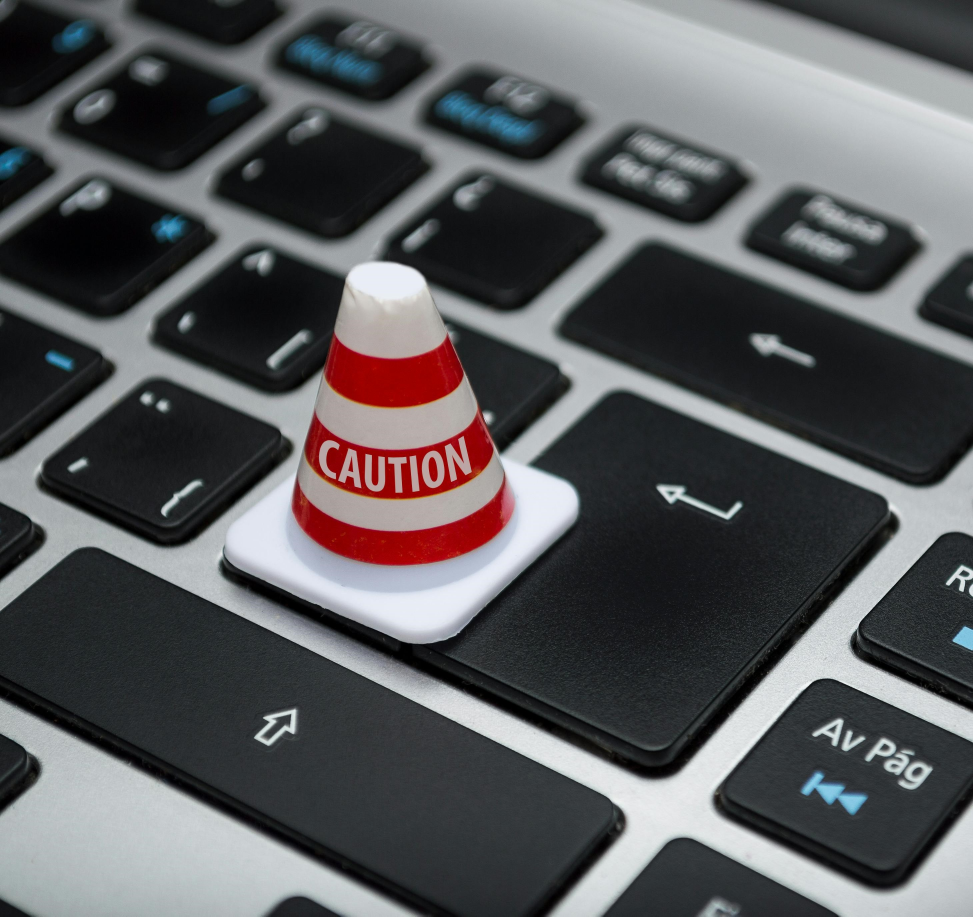
#> input picture client/src/assets/alerts.jpg, 2919 x 2749 px (shown at 1/3 size)
$ python -i general_utils.py   (imports and definitions only)   (older library calls are emulated)
#> lines starting #> are read from the running program, lines starting #| are printed output that depends on the picture
### model/retinex.py
import numpy as np
import cv2

def msrcp(img, sigma_scales=[15, 80, 250], low_per=1, high_per=1):
    # Multi-scale retinex with Color Preservation
    # Int(x,y) = sum(Ic(x,y))/3, c={0...k-1}, k=no.of channels
    # MSR_Int(x,y) = MSR(Int(x,y)), and apply color balance
    # B(x,y) = MAX_VALUE/max(Ic(x,y))
    # A(x,y) = max(B(x,y), MSR_Int(x,y)/Int(x,y))
    # MSRCP = A*I

    # Intensity image (Int)
    int_img = (np.sum(img, axis=2) / img.shape[2]) + 1.0
    # Multi-scale retinex of intensity image (MSR)
    msr_int = msr(int_img, sigma_scales)
    # color balance of MSR
    msr_cb = color_balance(msr_int, low_per, high_per)

    # B = MAX/max(Ic)
    B = 256.0 / (np.max(img, axis=2) + 1.0)
    # BB = stack(B, MSR/Int)
    BB = np.array([B, msr_cb/int_img])
    # A = min(BB)
    A = np.min(BB, axis=0)
    # MSRCP = A*I
    msrcp = np.clip(np.expand_dims(A, 2) * img, 0.0, 255.0)

    return msrcp.astype(np.uint8)


def color_balance(img, low_per, high_per):
    '''Contrast stretch img by histogram equilization with black and white cap'''

    tot_pix = img.shape[1] * img.shape[0]
    # no.of pixels to black-out and white-out
    low_count = tot_pix * low_per / 100
    high_count = tot_pix * (100 - high_per) / 100

    # channels of image
    ch_list = []
    if len(img.shape) == 2:
        ch_list = [img]
    else:
        ch_list = cv2.split(img)

    cs_img = []
    # for each channel, apply contrast-stretch
    for i in range(len(ch_list)):
        ch = ch_list[i]
        # cummulative histogram sum of channel
        cum_hist_sum = np.cumsum(cv2.calcHist([ch], [0], None, [256], (0, 256)))

        # find indices for blacking and whiting out pixels
        li, hi = np.searchsorted(cum_hist_sum, (low_count, high_count))
        if (li == hi):
            cs_img.append(ch)
            continue
        # lut with min-max normalization for [0-255] bins
        lut = np.array([0 if i < li
                        else (255 if i > hi else round((i - li) / (hi - li) * 255))
                        for i in np.arange(0, 256)], dtype = 'uint8')
        # constrast-stretch channel
        cs_ch = cv2.LUT(ch, lut)
        cs_img.append(cs_ch)

    if len(cs_img) == 1:
        return np.squeeze(cs_img)
    elif len(cs_img) > 1:
        return cv2.merge(cs_img)
    return None


def msr(img, sigma_scales=[15, 80, 250]):
    # Multi-scale retinex of an image
    # MSR(x,y) = sum(weight[i]*SSR(x,y, scale[i])), i = {1..n} scales

    msr = np.zeros(img.shape)
    # for each sigma scale compute SSR
    for sigma in sigma_scales:
        msr += ssr(img, sigma)

    # divide MSR by weights of each scale
    # here we use equal weights
    msr = msr / len(sigma_scales)

    # computed MSR could be in range [-k, +l], k and l could be any real value
    # so normalize the MSR image values in range [0, 255]
    msr = cv2.normalize(msr, None, 0, 255, cv2.NORM_MINMAX, dtype=cv2.CV_8UC3)

    return msr


def get_ksize(sigma):
    # opencv calculates ksize from sigma as
    # sigma = 0.3*((ksize-1)*0.5 - 1) + 0.8
    # then ksize from sigma is
    # ksize = ((sigma - 0.8)/0.15) + 2.0

    return int(((sigma - 0.8)/0.15) + 2.0)

def get_gaussian_blur(img, ksize=0, sigma=5):
    # if ksize == 0, then compute ksize from sigma
    if ksize == 0:
        ksize = get_ksize(sigma)

    # Gaussian 2D-kernel can be seperable into 2-orthogonal vectors
    # then compute full kernel by taking outer product or simply mul(V, V.T)
    sep_k = cv2.getGaussianKernel(ksize, sigma)

    # if ksize >= 11, then convolution is computed by applying fourier transform
    return cv2.filter2D(img, -1, np.outer(sep_k, sep_k))

def ssr(img, sigma):
    # Single-scale retinex of an image
    # SSR(x, y) = log(I(x, y)) - log(I(x, y)*F(x, y))
    # F = surrounding function, here Gaussian

    return np.log10(img) - np.log10(get_gaussian_blur(img, ksize=0, sigma=sigma) + 1.0)

### model/general_utils.py
import math
import cv2
import numpy as np
from model.retinex import msrcp


# [195 lines left out: functions isNumber, calculate_central_angle, calculate_reading_angle, resize_image, mask_needle, find_nearest_edges and 5 more, not called in this run]

def adjust_brightness(image, min_brightness=70, max_brightness=180):
    gray = cv2.cvtColor(image, cv2.COLOR_BGR2GRAY)
    brightness = np.mean(gray)

    if brightness < min_brightness:
        ratio = min_brightness / brightness
        adjusted_img = cv2.convertScaleAbs(image, alpha=ratio, beta=0)
    elif brightness > max_brightness:
        ratio = max_brightness / brightness
        adjusted_img = cv2.convertScaleAbs(image, alpha=ratio, beta=0)
    else:
        adjusted_img = image

    return adjusted_img

def apply_clahe(image):
    lab = cv2.cvtColor(image, cv2.COLOR_BGR2LAB)
    l, a, b = cv2.split(lab)
    clahe = cv2.createCLAHE(clipLimit=2.0, tileGridSize=(8, 8))
    l_enhanced = clahe.apply(l)
    lab_enhanced = cv2.merge((l_enhanced, a, b))
    enhanced_image = cv2.cvtColor(lab_enhanced, cv2.COLOR_LAB2BGR)
    return enhanced_image

def sharpen_image(roi):
    if roi.size == 0:
        return roi
    blurred = cv2.GaussianBlur(roi, (0, 0), 3)
    return cv2.addWeighted(roi, 1.5, blurred, -0.5, 0)

def detect_haze(image, threshold=0.2):
    dark_channel = calculate_dark_channel(image)
    avg_dark_intensity = np.mean(dark_channel) / 255.0
    return avg_dark_intensity > threshold

def calculate_dark_channel(image, patch_size=15):
    min_channel = cv2.min(cv2.min(image[:, :, 0], image[:, :, 1]), image[:, :, 2])
    kernel = cv2.getStructuringElement(cv2.MORPH_RECT, (patch_size, patch_size))
    dark_channel = cv2.erode(min_channel, kernel)
    return dark_channel

def dehaze(image):
    return msrcp(image)  # Ensure msrcp is defined in your context

def adjust_gamma(image, gamma=1.0):
    inv_gamma = 1.0 / gamma
    table = np.array([((i / 255.0) ** inv_gamma) * 255 for i in np.arange(256)]).astype("uint8")
    return cv2.LUT(image, table)

def preprocess_image(image):
    if detect_haze(image):
        image = dehaze(image)
    gamma = 1.2
    image = adjust_gamma(image, gamma)
    gray = cv2.cvtColor(image, cv2.COLOR_BGR2GRAY)
    brightness = np.mean(gray)
    if brightness < 70 or brightness > 180:
        image = adjust_brightness(image)
    image = apply_clahe(image)
    image = sharpen_image(image)
    return image

>>> import cv2
>>> picture = cv2.imread('../client/src/assets/alerts.jpg')
#> picture is the input picture: shape (2749, 2919, 3); mean B, G, R 91.6, 89.4, 89
>>> result = preprocess_image(picture)
#> in calculate_dark_channel, `dark_channel = cv2.erode(min_channel, kernel)`:
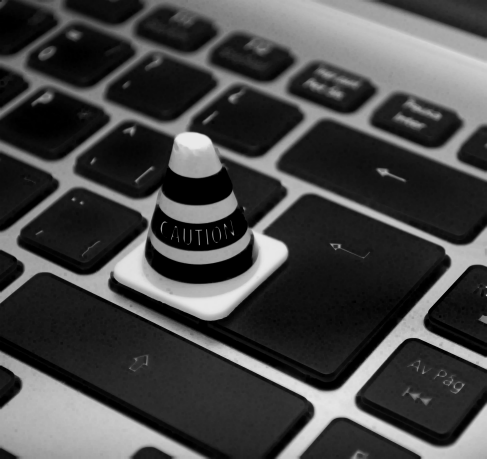
#> dark_channel: shape (2749, 2919) (shown at 1/6 size); min 0, max 233, mean 69.5
#> in detect_haze, `avg_dark_intensity = np.mean(dark_channel) / 255.0`: avg_dark_intensity = 0.273
#> the loop in msr, `for sigma in sigma_scales:` made 3 passes
#> sigma on passes 1 to 3: 15, 80, 250
#> pass 1, in msr, `msr += ssr(img, sigma)`:
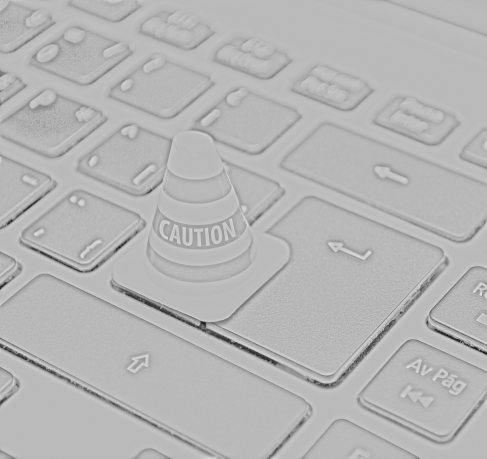
#> msr: shape (2749, 2919) float64 (shown at 1/6 size); min -1.94, max 0.718, mean -0.0454; drawn with min black and max white
#> the loop in color_balance, `for i in range(len(ch_list)):` made 1 pass
#> (li, hi) on pass 1: (103, 228)
#> after the loop in color_balance, `for i in range(len(ch_list)):`: cs_img = 1 item
#> in preprocess_image, `gray = cv2.cvtColor(image, cv2.COLOR_BGR2GRAY)`:
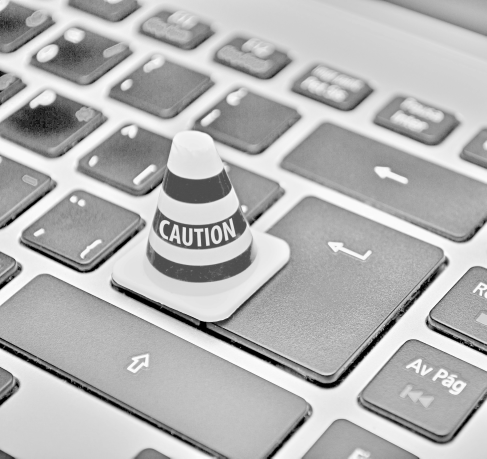
#> gray: shape (2749, 2919) (shown at 1/6 size); min 0, max 254, mean 180.5
#> in preprocess_image, `brightness = np.mean(gray)`: brightness = 180.5
#> in adjust_brightness, `ratio = max_brightness / brightness`: ratio = 0.997
#> in apply_clahe, `l, a, b = cv2.split(lab)`:
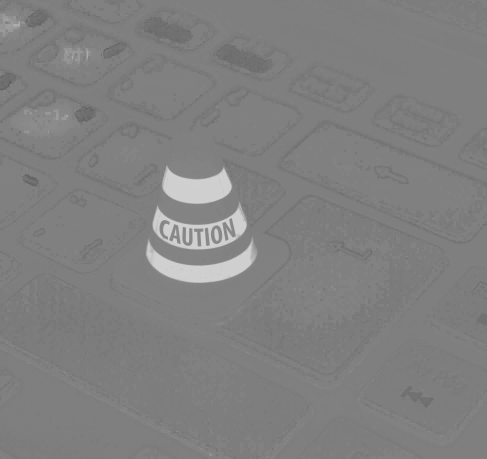
#> a: shape (2749, 2919) (shown at 1/6 size); min 84, max 209, mean 128.1
#> in apply_clahe, `enhanced_image = cv2.cvtColor(lab_enhanced, cv2.COLOR_LAB2BGR)`:
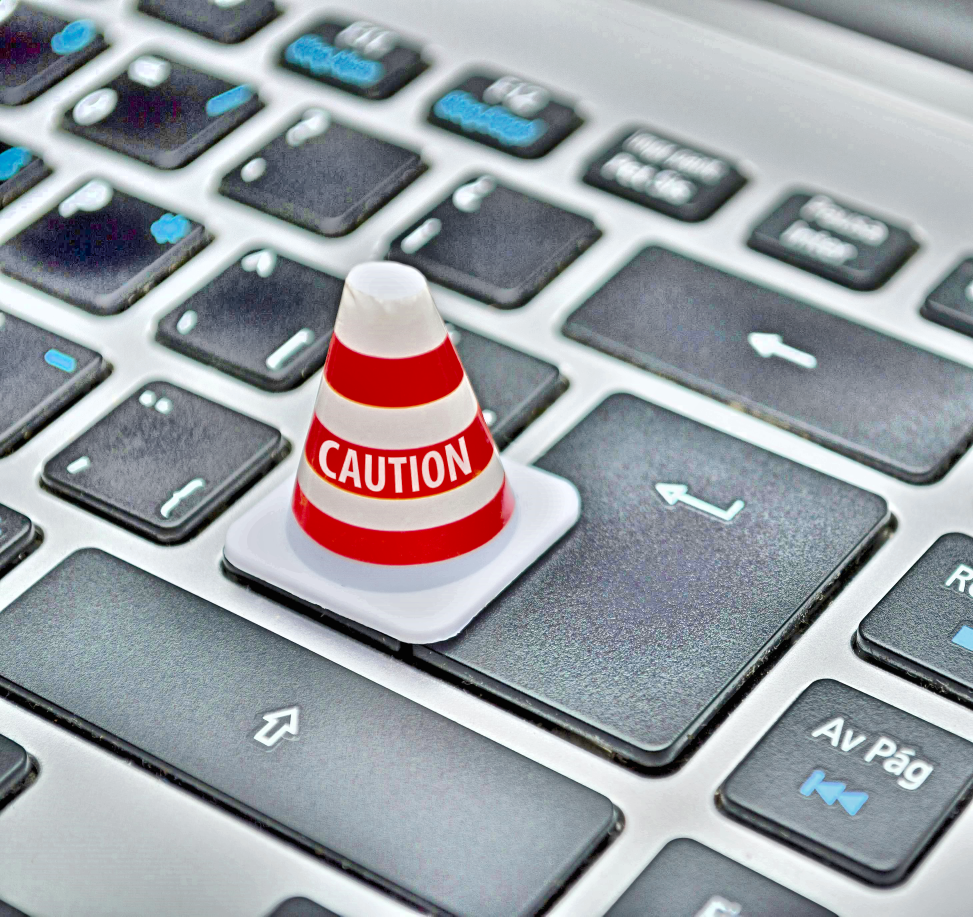
#> enhanced_image: shape (2749, 2919, 3) (shown at 1/3 size); mean B, G, R 163.1, 157.5, 153.3

$ run again, on client/src/assets/monitor.jpg
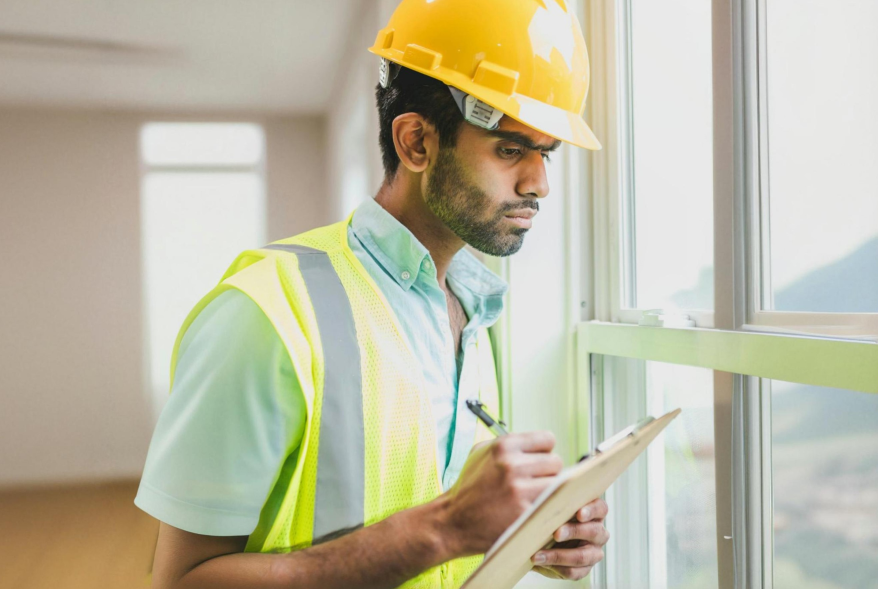
#> input picture client/src/assets/monitor.jpg, 2633 x 1767 px (shown at 1/3 size)
#> picture is the input picture: shape (1767, 2633, 3); mean B, G, R 163.1, 185.7, 189.4
#> avg_dark_intensity = 0.583
#> the loop in msr, `for sigma in sigma_scales:` made 3 passes
#> sigma on passes 1 to 3: 15, 80, 250
#> the loop in color_balance, `for i in range(len(ch_list)):` made 1 pass
#> (li, hi) on pass 1: (122, 217)
#> after the loop in color_balance, `for i in range(len(ch_list)):`: cs_img = 1 item
#> in preprocess_image, `gray = cv2.cvtColor(image, cv2.COLOR_BGR2GRAY)`:
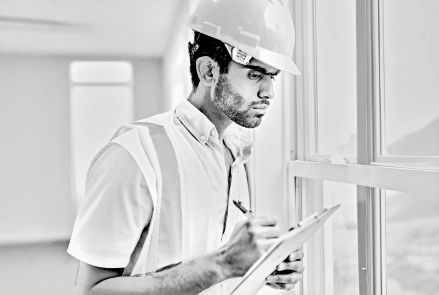
#> gray: shape (1767, 2633) (shown at 1/6 size); min 0, max 254, mean 205.7
#> in preprocess_image, `brightness = np.mean(gray)`: brightness = 205.7
#> ratio = 0.875
#> lab: shape (1767, 2633, 3); mean of channels 0, 1, 2 187.6, 126.8, 139
#> lab_enhanced: shape (1767, 2633, 3); mean of channels 0, 1, 2 175.1, 126.8, 139
#> in apply_clahe, `enhanced_image = cv2.cvtColor(lab_enhanced, cv2.COLOR_LAB2BGR)`:
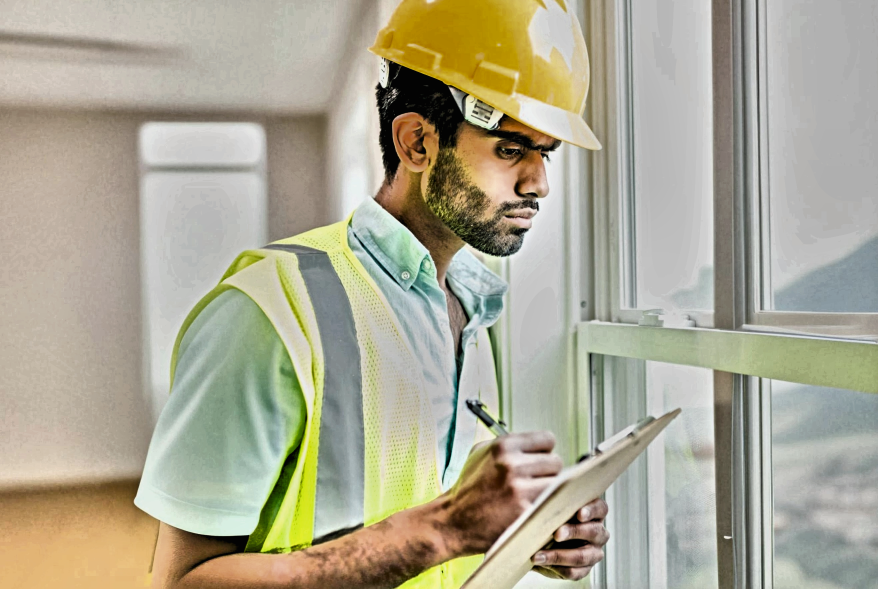
#> enhanced_image: shape (1767, 2633, 3) (shown at 1/3 size); mean B, G, R 148.3, 168.6, 172.5

$ run again, on client/src/assets/CAddSource.png
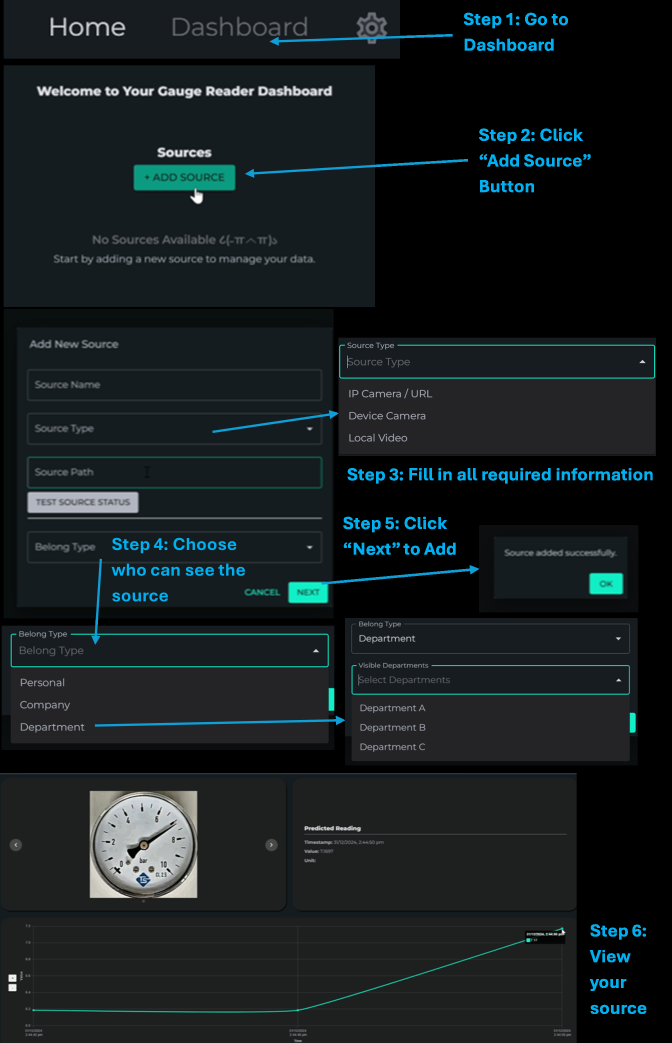
#> input picture client/src/assets/CAddSource.png, 2014 x 3128 px (shown at 1/3 size)
#> picture is the input picture: shape (3128, 2014, 3); mean B, G, R 32, 29.9, 22.7
#> in calculate_dark_channel, `dark_channel = cv2.erode(min_channel, kernel)`:
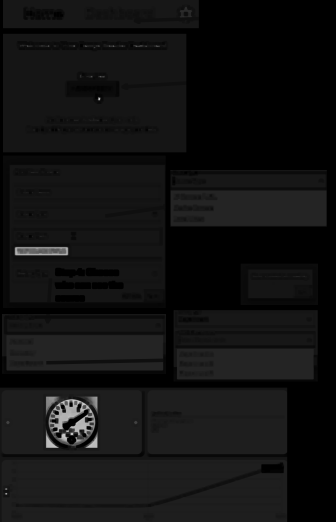
#> dark_channel: shape (3128, 2014) (shown at 1/6 size); min 0, max 253, mean 17.5
#> avg_dark_intensity = 0.0687
#> gamma = 1.2
#> inv_gamma = 0.833
#> table = 256 values from 0 to 255
#> in preprocess_image, `brightness = np.mean(gray)`: brightness = 36.77
#> ratio = 1.9
#> lab: shape (3128, 2014, 3); mean of channels 0, 1, 2 72.2, 124.9, 124.4
#> in apply_clahe, `l, a, b = cv2.split(lab)`:
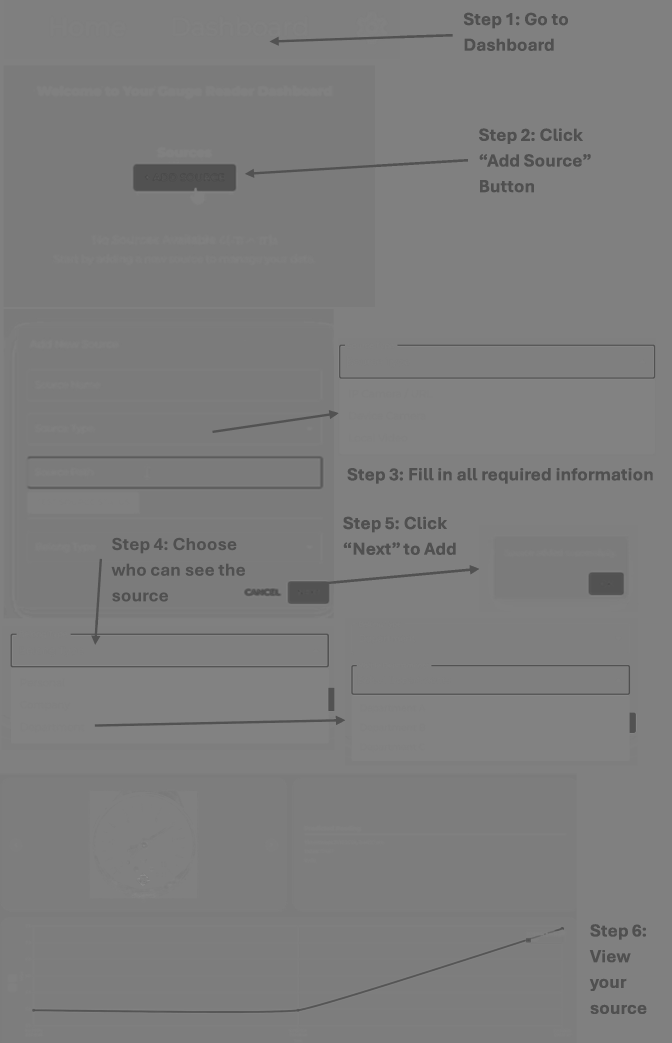
#> a: shape (3128, 2014) (shown at 1/3 size); min 68, max 154, mean 124.9
#> lab_enhanced: shape (3128, 2014, 3); mean of channels 0, 1, 2 76.6, 124.9, 124.4
